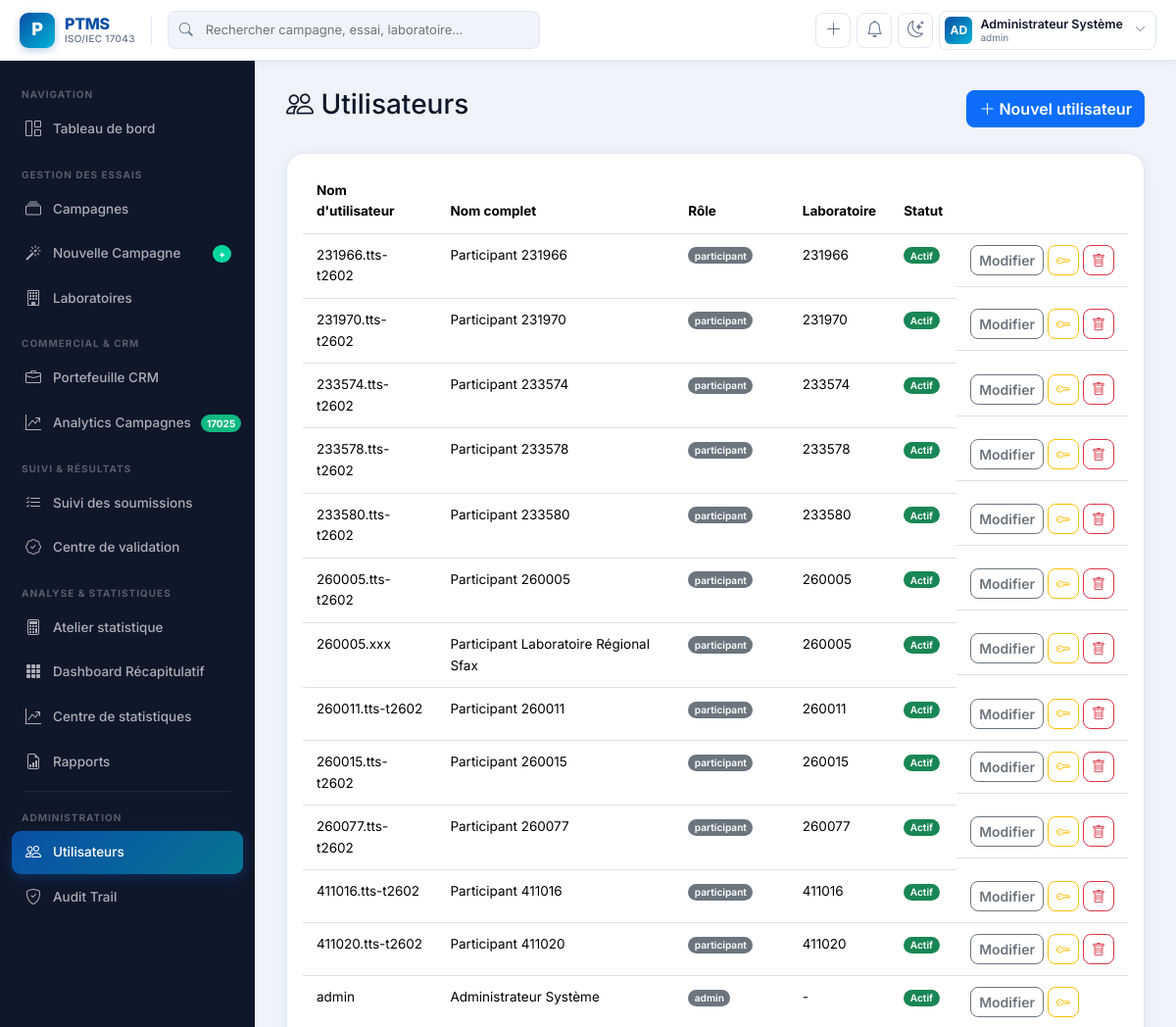
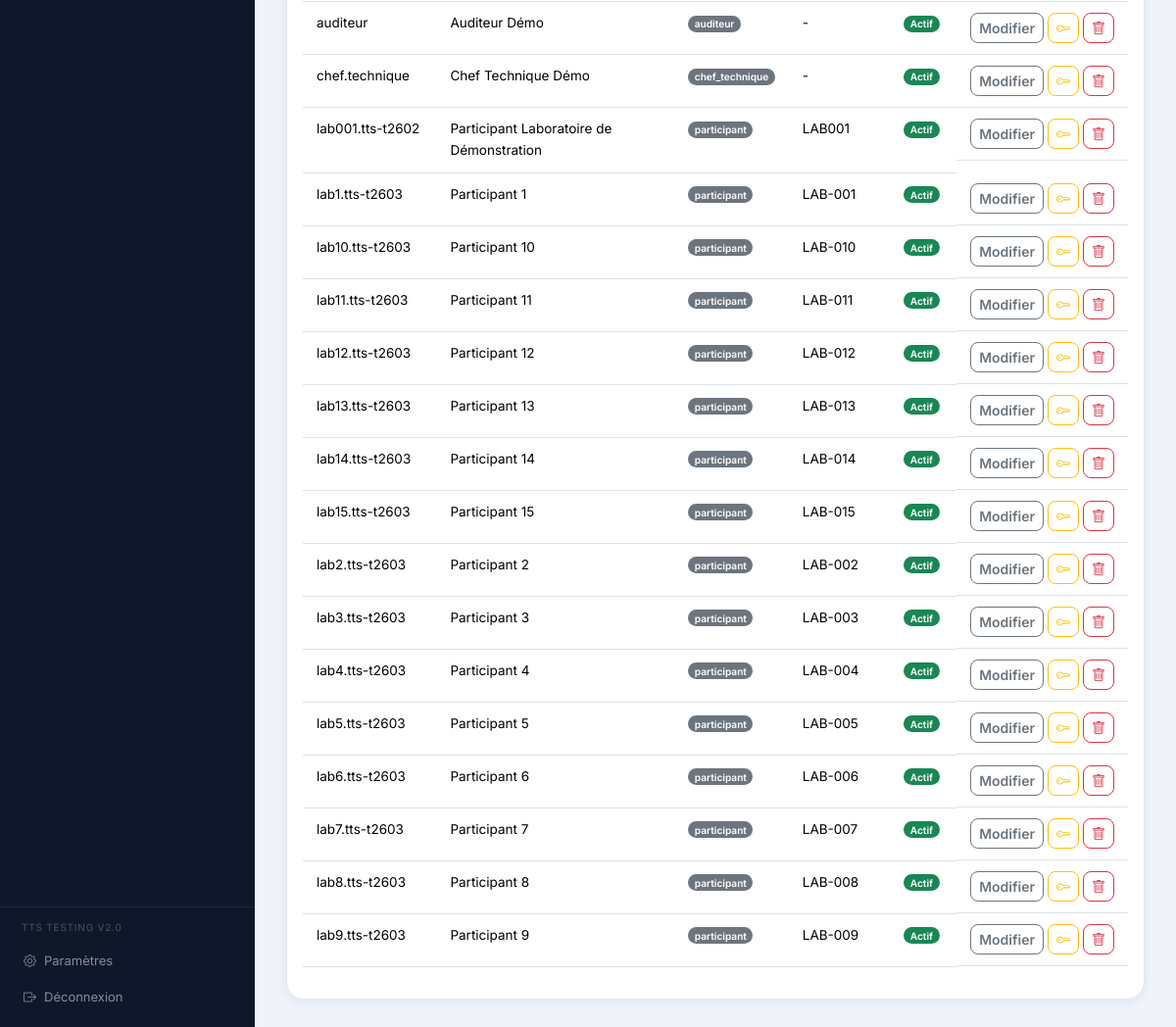
Page /admin/users (signed in) on the committed database (2 pictures, top to bottom).
### models.py (models this page shows, shortened)
class User(UserMixin, db.Model):
    __tablename__ = "users"
    id = db.Column(db.Integer, primary_key=True)
    username = db.Column(db.String(80), unique=True, nullable=False)
    email = db.Column(db.String(150), unique=True, nullable=False)
    password_hash = db.Column(db.String(255), nullable=False)
    full_name = db.Column(db.String(150), nullable=False)
    role = db.Column(db.String(30), nullable=False, default="participant")
    laboratory_id = db.Column(db.Integer, db.ForeignKey("laboratories.id"), nullable=True)
    active = db.Column(db.Boolean, default=True)
    created_at = db.Column(db.DateTime, default=datetime.utcnow)
    last_login = db.Column(db.DateTime, nullable=True)
    laboratory = db.relationship("Laboratory", back_populates="users")
    def is_admin(self):
        return self.role == "admin"
    def is_participant(self):
        return self.role == "participant"
    def is_staff(self):
        return self.role in ("admin", "chef_technique", "auditeur")

class Laboratory(db.Model):
    __tablename__ = "laboratories"
    id = db.Column(db.Integer, primary_key=True)
    code = db.Column(db.String(30), unique=True, nullable=False)
    name = db.Column(db.String(200), nullable=False)
    contact_name = db.Column(db.String(150))
    email = db.Column(db.String(150))
    phone = db.Column(db.String(50))
    address = db.Column(db.String(300))
    commercial_status = db.Column(db.String(30), default="prospect", nullable=False)  # prospect, confirme, retenu, fidele
    iso17025_accredited = db.Column(db.Boolean, default=False, nullable=False)
    active = db.Column(db.Boolean, default=True)
    created_at = db.Column(db.DateTime, default=datetime.utcnow)
    users = db.relationship("User", back_populates="laboratory")
    campaign_links = db.relationship("CampaignLaboratory", back_populates="laboratory", cascade="all, delete-orphan")
    tracking_entries = db.relationship("CommercialTracking", back_populates="laboratory", cascade="all, delete-orphan", order_by="CommercialTracking.created_at.desc()")

### blueprints/admin.py (the view)
@admin_bp.route("/users")
@login_required
@roles_required("admin")
def list_users():
    users = User.query.order_by(User.username).all()
    return render_template("admin/users.html", users=users)

### blueprints/auth.py (called while the page is built)
def roles_required(*roles):
    def decorator(f):
        @wraps(f)
        def wrapped(*args, **kwargs):
            if not current_user.is_authenticated:
                return redirect(url_for("auth.login"))
            if current_user.role not in roles:
                flash("Vous n'avez pas les droits pour accéder à cette page.", "danger")
                return redirect(url_for("dashboard.index"))
            return f(*args, **kwargs)
        return wrapped
    return decorator

### templates/admin/users.html (shortened to what this page needs)
{% extends "base.html" %}
{% block content %}
<div class="d-flex justify-content-between align-items-center mb-4">
    <h3><i class="bi bi-people"></i> Utilisateurs</h3>
    <a href="{{ url_for('admin.new_user') }}" class="btn btn-primary"><i class="bi bi-plus-lg"></i> Nouvel utilisateur</a>
</div>
<div class="card card-kpi p-3">
    <table class="table table-hover">
        <thead><tr><th>Nom d'utilisateur</th><th>Nom complet</th><th>Rôle</th><th>Laboratoire</th><th>Statut</th><th></th></tr></thead>
        <tbody>
        {% for u in users %}
            <tr>
                <td>{{ u.username }}</td>
                <td>{{ u.full_name }}</td>
                <td><span class="badge bg-secondary">{{ u.role }}</span></td>
                <td>{{ u.laboratory.code if u.laboratory else '-' }}</td>
                <td><span class="badge bg-{{ 'success' if u.active else 'secondary' }}">{{ 'Actif' if u.active else 'Inactif' }}</span></td>
                <td class="d-flex gap-1">
                    <a href="{{ url_for('admin.edit_user', user_id=u.id) }}" class="btn btn-sm btn-outline-secondary">Modifier</a>
                    {% if current_user.is_admin() %}
                    <form method="POST" action="{{ url_for('admin.reset_password', user_id=u.id) }}" class="d-inline" onsubmit="return confirm('Générer un nouveau mot de passe temporaire pour {{ u.username }} ?');">
                        <button type="submit" class="btn btn-sm btn-outline-warning" title="Réinitialiser le mot de passe">
                            <i class="bi bi-key"></i>
                        </button>
                    </form>
                    {% endif %}
                    {% if u.id != current_user.id %}
                    <form method="POST" action="{{ url_for('admin.delete_user', user_id=u.id) }}" class="d-inline" onsubmit="return confirm('Êtes-vous sûr de vouloir supprimer cet utilisateur ?');">
                        <button type="submit" class="btn btn-sm btn-outline-danger" title="Supprimer">
                            <i class="bi bi-trash"></i>
                        </button>
                    </form>
                    {% endif %}
                </td>
            </tr>
        {% else %}
            <tr><td colspan="6" class="text-center text-muted">Aucun utilisateur.</td></tr>
        {% endfor %}
        </tbody>
    </table>
</div>
{% endblock %}

### templates/base.html (shortened to what this page needs)
<!DOCTYPE html>
<html lang="fr">
<head>
    <link href="https://cdn.jsdelivr.net/npm/bootstrap@5.3.2/dist/css/bootstrap.min.css" rel="stylesheet">
    <link href="https://cdn.jsdelivr.net/npm/bootstrap-icons@1.11.3/font/bootstrap-icons.css" rel="stylesheet">
</head>
<body>
{% if current_user.is_authenticated %}
<nav class="ptms-topnav">
    <a class="ptms-brand" href="{{ url_for('dashboard.index') }}">
        <div class="ptms-brand-logo">P</div>
        <div class="ptms-brand-text">
            <span class="ptms-brand-name">PTMS</span>
            <span class="ptms-brand-sub">ISO/IEC 17043</span>
        </div>
    </a>
    <div class="ptms-topnav-search position-relative">
        <input type="text" placeholder="Rechercher campagne, essai, laboratoire…" id="globalSearch">
    </div>
    <div class="ptms-topnav-actions">
        {% if current_user.is_staff() %}
        <a href="{{ url_for('wizard.start') }}" class="ptms-icon-btn" title="Nouvelle campagne">
            <i class="bi bi-plus-lg"></i>
        </a>
        {% endif %}
        <a href="{{ url_for('dashboard.index') }}" class="ptms-icon-btn" id="notifBtn">
            <i class="bi bi-bell"></i>
        </a>
        <button class="ptms-icon-btn" onclick="toggleTheme()" title="Apparence">
            <i class="bi bi-moon-stars" id="themeIcon"></i>
        </button>
        <div class="dropdown">
            <a class="ptms-user-pill" data-bs-toggle="dropdown" href="#">
                <div class="ptms-user-avatar">
                    {{ current_user.full_name[:2].upper() if current_user.full_name else 'PT' }}
                </div>
                <div class="ptms-user-info">
                    <div class="ptms-user-name">{{ current_user.full_name or current_user.email }}</div>
                    <div class="ptms-user-role">{{ current_user.role }}</div>
                </div>
                <i class="bi bi-chevron-down ms-1" style="font-size:11px;color:var(--ptms-muted)"></i>
            </a>
        </div>
    </div>
</nav>
<aside class="ptms-sidebar" id="ptmsSidebar">
    <div class="ptms-sidebar-inner">
        <div class="ptms-sidebar-section">
            <div class="ptms-sidebar-section-label">Navigation</div>
            <a href="{{ url_for('dashboard.index') }}" class="ptms-nav-link {% if request.endpoint and 'dashboard' in request.endpoint %}active{% endif %}">
                <i class="bi bi-grid-1x2"></i> Tableau de bord
            </a>
        </div>
        {% if current_user.is_staff() %}
        <div class="ptms-sidebar-section">
            <div class="ptms-sidebar-section-label">Gestion des Essais</div>
            <a href="{{ url_for('campaigns.list_campaigns') }}" class="ptms-nav-link {% if request.endpoint and 'campaign' in request.endpoint %}active{% endif %}">
                <i class="bi bi-collection"></i> Campagnes
            </a>
            {% if current_user.role in ['admin','chef_technique'] %}
            <a href="{{ url_for('wizard.start') }}" class="ptms-nav-link {% if request.endpoint and 'wizard' in request.endpoint %}active{% endif %}">
                <i class="bi bi-magic"></i> Nouvelle Campagne
                <span class="ptms-nav-badge" style="background:var(--ptms-accent2);">+</span>
            </a>
            {% endif %}
            <a href="{{ url_for('laboratories.list_labs') }}" class="ptms-nav-link {% if request.endpoint and 'laborator' in request.endpoint %}active{% endif %}">
                <i class="bi bi-building"></i> Laboratoires
            </a>
        </div>
        <div class="ptms-sidebar-section">
            <div class="ptms-sidebar-section-label">Commercial & CRM</div>
            <a href="{{ url_for('commercial.index') }}" class="ptms-nav-link {% if request.endpoint == 'commercial.index' %}active{% endif %}">
                <i class="bi bi-briefcase"></i> Portefeuille CRM
            </a>
            <a href="{{ url_for('commercial.campaign_analytics') }}" class="ptms-nav-link {% if request.endpoint == 'commercial.campaign_analytics' %}active{% endif %}">
                <i class="bi bi-graph-up-arrow"></i> Analytics Campagnes
                <span class="ptms-nav-badge" style="background:#10B981;">17025</span>
            </a>
        </div>
        <div class="ptms-sidebar-section">
            <div class="ptms-sidebar-section-label">Suivi & Résultats</div>
            <a href="{{ url_for('participants.tracker') }}" class="ptms-nav-link {% if request.endpoint and 'tracker' in request.endpoint %}active{% endif %}">
                <i class="bi bi-list-check"></i> Suivi des soumissions
            </a>
            <a href="{{ url_for('participants.validation_center') }}" class="ptms-nav-link {% if request.endpoint and 'validation' in request.endpoint %}active{% endif %}">
                <i class="bi bi-patch-check"></i> Centre de validation
            </a>
        </div>
        <div class="ptms-sidebar-section">
            <div class="ptms-sidebar-section-label">Analyse & Statistiques</div>
            <a href="{{ url_for('traitement.atelier') }}" class="ptms-nav-link {% if request.endpoint == 'traitement.atelier' %}active{% endif %}">
                <i class="bi bi-calculator"></i> Atelier statistique
            </a>
            <a href="{{ url_for('traitement.dashboard') }}" class="ptms-nav-link {% if request.endpoint == 'traitement.dashboard' %}active{% endif %}">
                <i class="bi bi-grid-3x3-gap-fill"></i> Dashboard Récapitulatif
            </a>
            <a href="{{ url_for('statistics.index') }}" class="ptms-nav-link {% if request.endpoint and 'statistics' in request.endpoint %}active{% endif %}">
                <i class="bi bi-graph-up-arrow"></i> Centre de statistiques
            </a>
            <a href="{{ url_for('reports.index') }}" class="ptms-nav-link {% if request.endpoint and 'report' in request.endpoint %}active{% endif %}">
                <i class="bi bi-file-earmark-bar-graph"></i> Rapports
            </a>
        </div>
        {% endif %}
        {% if current_user.is_admin() or current_user.role == 'auditeur' %}
        <div class="ptms-sidebar-divider"></div>
        <div class="ptms-sidebar-section">
            <div class="ptms-sidebar-section-label">Administration</div>
            {% if current_user.is_admin() %}
            <a href="{{ url_for('admin.list_users') }}" class="ptms-nav-link {% if request.endpoint and 'admin' in request.endpoint and 'user' in request.endpoint %}active{% endif %}">
                <i class="bi bi-people"></i> Utilisateurs
            </a>
            {% endif %}
            <a href="{{ url_for('admin.audit_trail') }}" class="ptms-nav-link {% if request.endpoint and 'audit' in request.endpoint %}active{% endif %}">
                <i class="bi bi-shield-check"></i> Audit Trail
            </a>
        </div>
        {% endif %}
    </div>
    <div class="ptms-sidebar-footer">
        <div style="font-size:10px; color:rgba(255,255,255,.25); padding:0 10px 8px; text-transform:uppercase; letter-spacing:.8px;">
            TTS Testing v2.0
        </div>
        <a href="{{ url_for('auth.profile') }}" class="ptms-sidebar-footer-link">
            <i class="bi bi-gear"></i> Paramètres
        </a>
        <a href="{{ url_for('auth.logout') }}" class="ptms-sidebar-footer-link">
            <i class="bi bi-box-arrow-right"></i> Déconnexion
        </a>
    </div>
</aside>
<main class="ptms-main ptms-animate">
    {% block content %}{% endblock %}
</main>
{% endif %}
</body>
</html>

### rows in the picture
User: full_name "AD", full_name "Administrateur Système", role "admin", username "admin", laboratory "-", active "Actif"
User: username "231966.tts-t2602", full_name "Participant 231966", role "participant", laboratory "231966", active "Actif"
User: username "231970.tts-t2602", full_name "Participant 231970", role "participant", laboratory "231970", active "Actif"
User: username "233574.tts-t2602", full_name "Participant 233574", role "participant", laboratory "233574", active "Actif"
User: username "233578.tts-t2602", full_name "Participant 233578", role "participant", laboratory "233578", active "Actif"
User: username "233580.tts-t2602", full_name "Participant 233580", role "participant", laboratory "233580", active "Actif"
User: username "260005.tts-t2602", full_name "Participant 260005", role "participant", laboratory "260005", active "Actif"
User: username "260005.xxx", full_name "Participant Laboratoire Régional Sfax", role "participant", laboratory "260005", active "Actif"
User: username "260011.tts-t2602", full_name "Participant 260011", role "participant", laboratory "260011", active "Actif"
User: username "260015.tts-t2602", full_name "Participant 260015", role "participant", laboratory "260015", active "Actif"
User: username "260077.tts-t2602", full_name "Participant 260077", role "participant", laboratory "260077", active "Actif"
User: username "411016.tts-t2602", full_name "Participant 411016", role "participant", laboratory "411016", active "Actif"
User: username "411020.tts-t2602", full_name "Participant 411020", role "participant", laboratory "411020", active "Actif"
User: username "auditeur", full_name "Auditeur Démo", role "auditeur", laboratory "-", active "Actif"
User: username "chef.technique", full_name "Chef Technique Démo", role "chef_technique", laboratory "-", active "Actif"
User: username "lab001.tts-t2602", full_name "Participant Laboratoire de Démonstration", role "participant", laboratory "LAB001", active "Actif"
User: username "lab1.tts-t2603", full_name "Participant 1", role "participant", laboratory "LAB-001", active "Actif"
User: username "lab10.tts-t2603", full_name "Participant 10", role "participant", laboratory "LAB-010", active "Actif"
User: username "lab11.tts-t2603", full_name "Participant 11", role "participant", laboratory "LAB-011", active "Actif"
User: username "lab12.tts-t2603", full_name "Participant 12", role "participant", laboratory "LAB-012", active "Actif"
User: username "lab13.tts-t2603", full_name "Participant 13", role "participant", laboratory "LAB-013", active "Actif"
User: username "lab14.tts-t2603", full_name "Participant 14", role "participant", laboratory "LAB-014", active "Actif"
User: username "lab15.tts-t2603", full_name "Participant 15", role "participant", laboratory "LAB-015", active "Actif"
User: username "lab2.tts-t2603", full_name "Participant 2", role "participant", laboratory "LAB-002", active "Actif"
User: username "lab3.tts-t2603", full_name "Participant 3", role "participant", laboratory "LAB-003", active "Actif"
User: username "lab4.tts-t2603", full_name "Participant 4", role "participant", laboratory "LAB-004", active "Actif"
User: username "lab5.tts-t2603", full_name "Participant 5", role "participant", laboratory "LAB-005", active "Actif"
User: username "lab6.tts-t2603", full_name "Participant 6", role "participant", laboratory "LAB-006", active "Actif"
User: username "lab7.tts-t2603", full_name "Participant 7", role "participant", laboratory "LAB-007", active "Actif"
User: username "lab8.tts-t2603", full_name "Participant 8", role "participant", laboratory "LAB-008", active "Actif"
User: username "lab9.tts-t2603", full_name "Participant 9", role "participant", laboratory "LAB-009", active "Actif"
